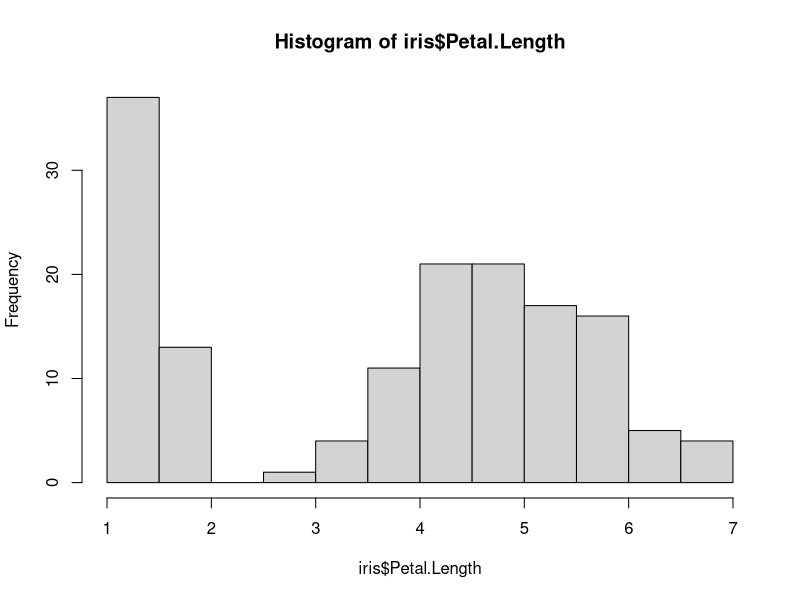
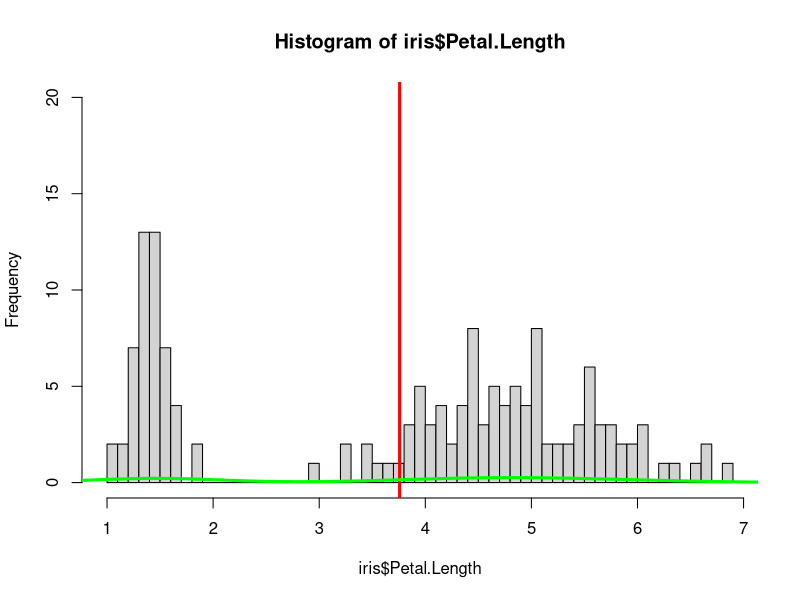
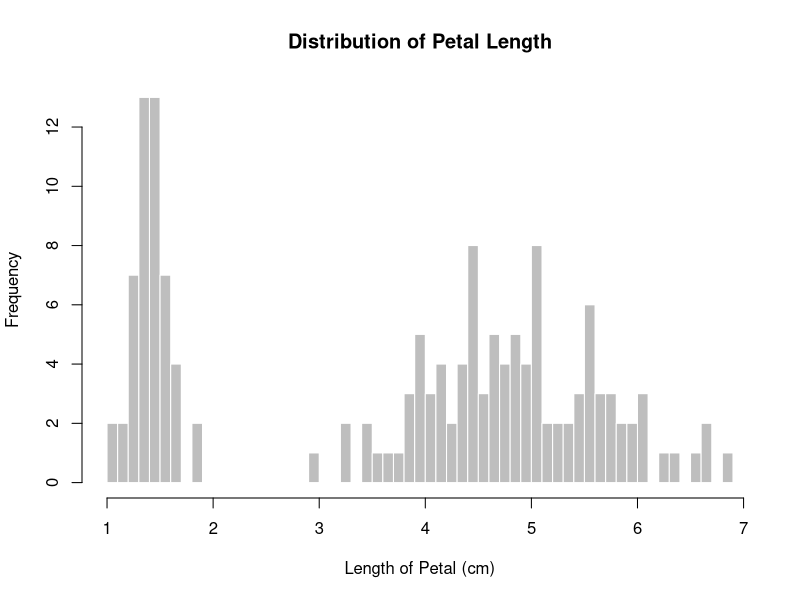
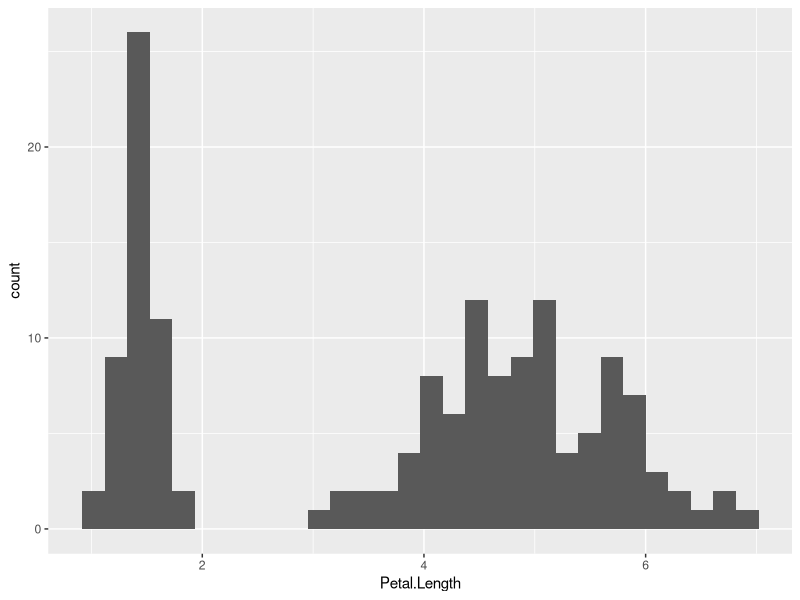
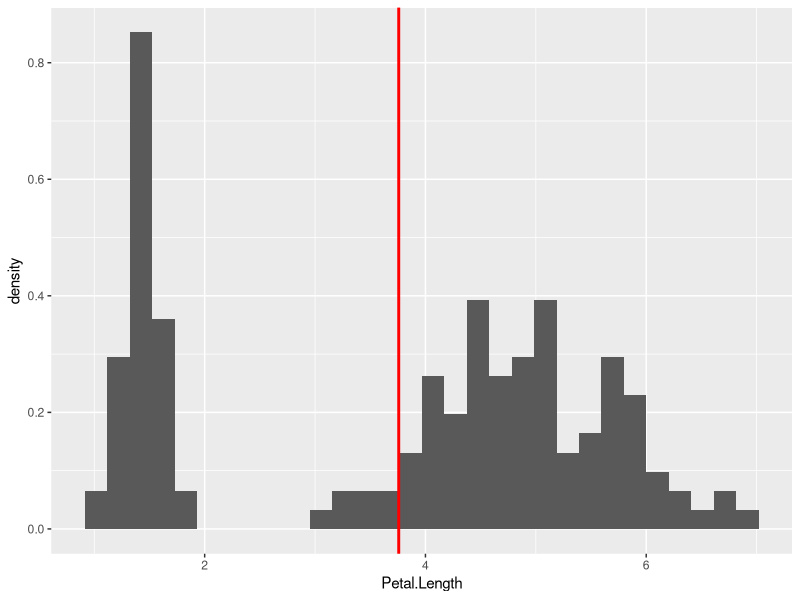
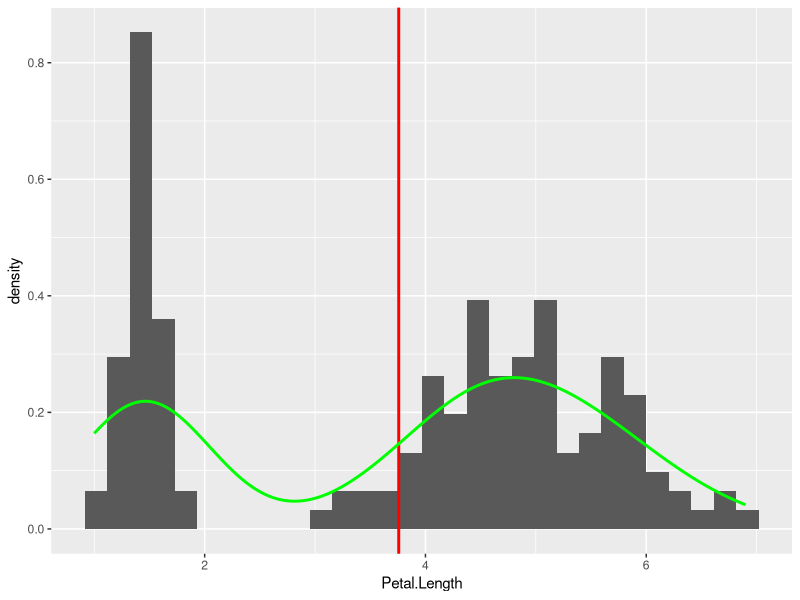
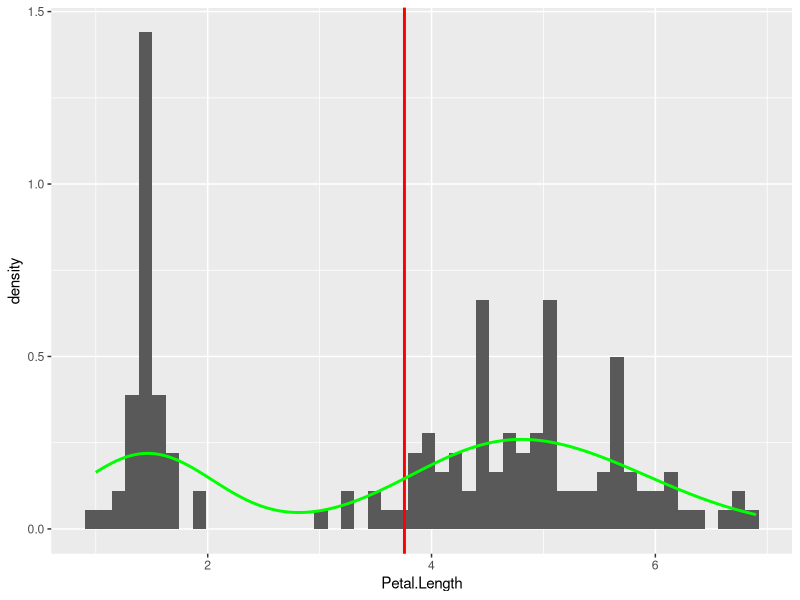
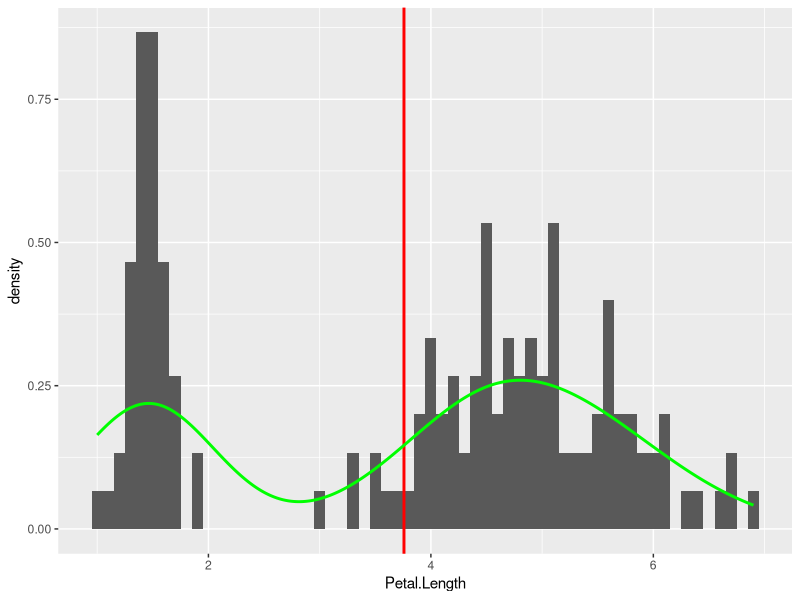

These figures' R source, in order:
data(iris) # load data

#plot based on hist (default function)

petal_length_mean <- mean (iris$Petal.Length) # calculate the mean value of Petal.Length
hist(iris$Petal.Length) #create a histogram
hist(iris$Petal.Length, breaks = 50, ylim = c(0, 20)) # set 50 breaks for the histogram and set the range of y
abline(v = mean(iris$Petal.Length), col='red', lwd = 3) # add the average on the graph
lines(density(iris$Petal.Length), col = 'green', lwd = 3) # add the density on the graph
hist(iris$Petal.Length, breaks = 50, xlab = 'Length of Petal (cm)', ylab = 'Frequency', main = 'Distribution of Petal Length', col = 'gray', border = "white") #add the legends and title on the graph

#install packages fo "ggplot2", "readr", and "dplyr", only need to do once
install.packages("ggplot2")
install.packages("readr")
install.packages("dplyr")
# load those packages, load by "library" before we use it in one project
library(ggplot2)
library(readr)
library(dplyr)

# plot the histogram based on ggplot
# basic graph
ggplot(iris, aes(x = Petal.Length)) + geom_histogram()
length_stats <- iris |>
  summarise(mean_length = mean(Petal.Length))
length_stats

# add average line by using geom_vline()
ggplot(data = iris, aes(x = Petal.Length, y = after_stat(density))) +
  geom_histogram() +
  geom_vline(aes(xintercept = mean_length), length_stats, color = "red", linewidth = 1)

# add the density by using geom_density()
ggplot(data = iris, aes(x = Petal.Length, y = after_stat(density))) +
  geom_histogram() +
  geom_vline(aes(xintercept = mean_length), length_stats, color = "red", linewidth = 1) +
  geom_density(color = "green", linewidth = 1)

# set 50 breaks for the x extent
ggplot(data = iris, aes(x = Petal.Length, y = after_stat(density))) +
  geom_histogram(bins = 50) +
  geom_vline(aes(xintercept = mean_length), length_stats, color = "red", linewidth = 1) +
  geom_density(color = "green", linewidth = 1)

# change number of bins by changing the width of it
ggplot(data = iris, aes(x = Petal.Length, y = after_stat(density))) +
  geom_histogram(binwidth = 0.1) +
  geom_vline(aes(xintercept = mean_length), length_stats, color = "red", linewidth = 1) +
  geom_density(color = "green", linewidth = 1)

ggplot(data = iris, aes(x = Petal.Length, y = after_stat(density))) +
  geom_histogram(boundary = 0.5) +
  geom_vline(aes(xintercept = mean_length), length_stats, color = "red", linewidth = 1) +
  geom_density(color = "green", linewidth = 1)

ggplot(data = iris, aes(x = Petal.Length, y = after_stat(density))) +
  geom_histogram(bins = 50, color = "white", fill = "blue") +
  geom_vline(aes(xintercept = mean_length), length_stats, color = "red", linewidth = 1) +
  geom_density(color = "green", linewidth = 1)

data_iris <- iris |>
  mutate(Species = factor(Species))

ggplot(data = data_iris, aes(x = Petal.Length, y = after_stat(density), fill = Species)) +
  geom_histogram(bins = 50, color = "white", fill = "blue") +
  geom_vline(aes(xintercept = mean_length), length_stats, color = "red", linewidth = 1) +
  geom_density(color = "gray", linewidth = 1)+
  labs(x ='Length of Petal (cm)', y='Count', title = 'Petal Length Distributions')

ggplot(data = data_iris, aes(x = Petal.Length, y = after_stat(density), fill = Species)) +
  geom_histogram(bins = 50, color = "white", fill = "blue") +
  geom_vline(aes(xintercept = mean_length), length_stats, color = "red", linewidth = 1) +
  geom_density(color = "gray", linewidth = 1)+
  labs(x ='Length of Petal (cm)', y='Count', title = 'Petal Length Distributions') +
  xlim(0, 8)

ggplot(data = data_iris, aes(x = Petal.Length, y = after_stat(density), fill = Species)) +
  geom_histogram(bins = 50, color = "white", fill = "blue") + facet_grid(vars(Species)) +
  geom_vline(aes(xintercept = mean_length), length_stats, color = "red", linewidth = 1) +
  geom_density(color = "gray", linewidth = 1)+
  labs(x ='Length of Petal (cm)', y='Count', title = 'Petal Length Distributions') +
  xlim(0, 8) +
  theme(legend.position = "bottom")

